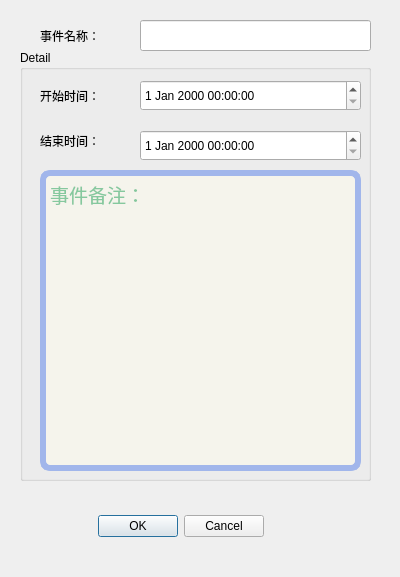
<?xml version="1.0" encoding="UTF-8"?>
<ui version="4.0">
 <class>Dialog</class>
 <widget class="QDialog" name="Dialog">
  <property name="geometry">
   <rect>
    <x>0</x>
    <y>0</y>
    <width>400</width>
    <height>577</height>
   </rect>
  </property>
  <property name="windowTitle">
   <string>Dialog</string>
  </property>
  <widget class="QDialogButtonBox" name="buttonBox">
   <property name="geometry">
    <rect>
     <x>-10</x>
     <y>510</y>
     <width>381</width>
     <height>32</height>
    </rect>
   </property>
   <property name="styleSheet">
    <string notr="true">font: 16pt &quot;Ink Free&quot;;
</string>
   </property>
   <property name="orientation">
    <enum>Qt::Horizontal</enum>
   </property>
   <property name="standardButtons">
    <set>QDialogButtonBox::Cancel|QDialogButtonBox::Ok</set>
   </property>
   <property name="centerButtons">
    <bool>true</bool>
   </property>
  </widget>
  <widget class="QLineEdit" name="lineEdit_title">
   <property name="geometry">
    <rect>
     <x>140</x>
     <y>20</y>
     <width>231</width>
     <height>31</height>
    </rect>
   </property>
  </widget>
  <widget class="QLabel" name="label">
   <property name="geometry">
    <rect>
     <x>40</x>
     <y>20</y>
     <width>81</width>
     <height>31</height>
    </rect>
   </property>
   <property name="styleSheet">
    <string notr="true">font: 10pt &quot;楷体&quot;;</string>
   </property>
   <property name="text">
    <string>事件名称：</string>
   </property>
  </widget>
  <widget class="QGroupBox" name="groupBox">
   <property name="geometry">
    <rect>
     <x>20</x>
     <y>50</y>
     <width>351</width>
     <height>431</height>
    </rect>
   </property>
   <property name="styleSheet">
    <string notr="true">font: 16pt &quot;Ink Free&quot;;</string>
   </property>
   <property name="title">
    <string>Detail</string>
   </property>
   <widget class="QLabel" name="label_2">
    <property name="geometry">
     <rect>
      <x>20</x>
      <y>30</y>
      <width>81</width>
      <height>31</height>
     </rect>
    </property>
    <property name="styleSheet">
     <string notr="true">font: 10pt &quot;楷体&quot;;</string>
    </property>
    <property name="text">
     <string>开始时间：</string>
    </property>
   </widget>
   <widget class="QLabel" name="label_3">
    <property name="geometry">
     <rect>
      <x>20</x>
      <y>70</y>
      <width>101</width>
      <height>41</height>
     </rect>
    </property>
    <property name="styleSheet">
     <string notr="true">font: 10pt &quot;楷体&quot;;</string>
    </property>
    <property name="text">
     <string>结束时间：</string>
    </property>
   </widget>
   <widget class="QDateTimeEdit" name="dateTimeEdit_start">
    <property name="geometry">
     <rect>
      <x>120</x>
      <y>30</y>
      <width>221</width>
      <height>31</height>
     </rect>
    </property>
   </widget>
   <widget class="QDateTimeEdit" name="dateTimeEdit_end">
    <property name="geometry">
     <rect>
      <x>120</x>
      <y>80</y>
      <width>221</width>
      <height>31</height>
     </rect>
    </property>
   </widget>
   <widget class="QTextEdit" name="textEdit">
    <property name="geometry">
     <rect>
      <x>20</x>
      <y>120</y>
      <width>321</width>
      <height>301</height>
     </rect>
    </property>
    <property name="styleSheet">
     <string notr="true">QTextEdit {
	font: 25 9pt &quot;Microsoft YaHei&quot;;
	border: 6px solid rgb(161, 182, 235); /* 设置边框的大小，样式，颜色 */
	border-radius:10px;
	background-color:rgba(255, 253, 237,50%);
}
QTextEdit::item:hover {
	background-color: transparent;
	padding: 10px;
	border-left: 3px solid rgb(130, 130, 130);
}
QListView::item:selected {
	background-color: transparent;
	color: black;
	padding: 10px;
	border-left: 3px solid black;
}                                                     
</string>
    </property>
    <property name="html">
     <string>&lt;!DOCTYPE HTML PUBLIC &quot;-//W3C//DTD HTML 4.0//EN&quot; &quot;http://www.w3.org/TR/REC-html40/strict.dtd&quot;&gt;
&lt;html&gt;&lt;head&gt;&lt;meta name=&quot;qrichtext&quot; content=&quot;1&quot; /&gt;&lt;style type=&quot;text/css&quot;&gt;
p, li { white-space: pre-wrap; }
&lt;/style&gt;&lt;/head&gt;&lt;body style=&quot; font-family:'Microsoft YaHei'; font-size:9pt; font-weight:24; font-style:normal;&quot;&gt;
&lt;p style=&quot; margin-top:0px; margin-bottom:0px; margin-left:0px; margin-right:0px; -qt-block-indent:0; text-indent:0px;&quot;&gt;&lt;span style=&quot; font-family:'Ink Free'; font-size:14pt; font-weight:400; color:#85c89e;&quot;&gt;事件备注：&lt;/span&gt;&lt;/p&gt;&lt;/body&gt;&lt;/html&gt;</string>
    </property>
   </widget>
  </widget>
 </widget>
 <tabstops>
  <tabstop>lineEdit_title</tabstop>
 </tabstops>
 <resources/>
 <connections>
  <connection>
   <sender>buttonBox</sender>
   <signal>rejected()</signal>
   <receiver>Dialog</receiver>
   <slot>reject()</slot>
   <hints>
    <hint type="sourcelabel">
     <x>316</x>
     <y>260</y>
    </hint>
    <hint type="destinationlabel">
     <x>286</x>
     <y>274</y>
    </hint>
   </hints>
  </connection>
  <connection>
   <sender>buttonBox</sender>
   <signal>accepted()</signal>
   <receiver>Dialog</receiver>
   <slot>accept()</slot>
   <hints>
    <hint type="sourcelabel">
     <x>248</x>
     <y>254</y>
    </hint>
    <hint type="destinationlabel">
     <x>157</x>
     <y>274</y>
    </hint>
   </hints>
  </connection>
 </connections>
</ui>
